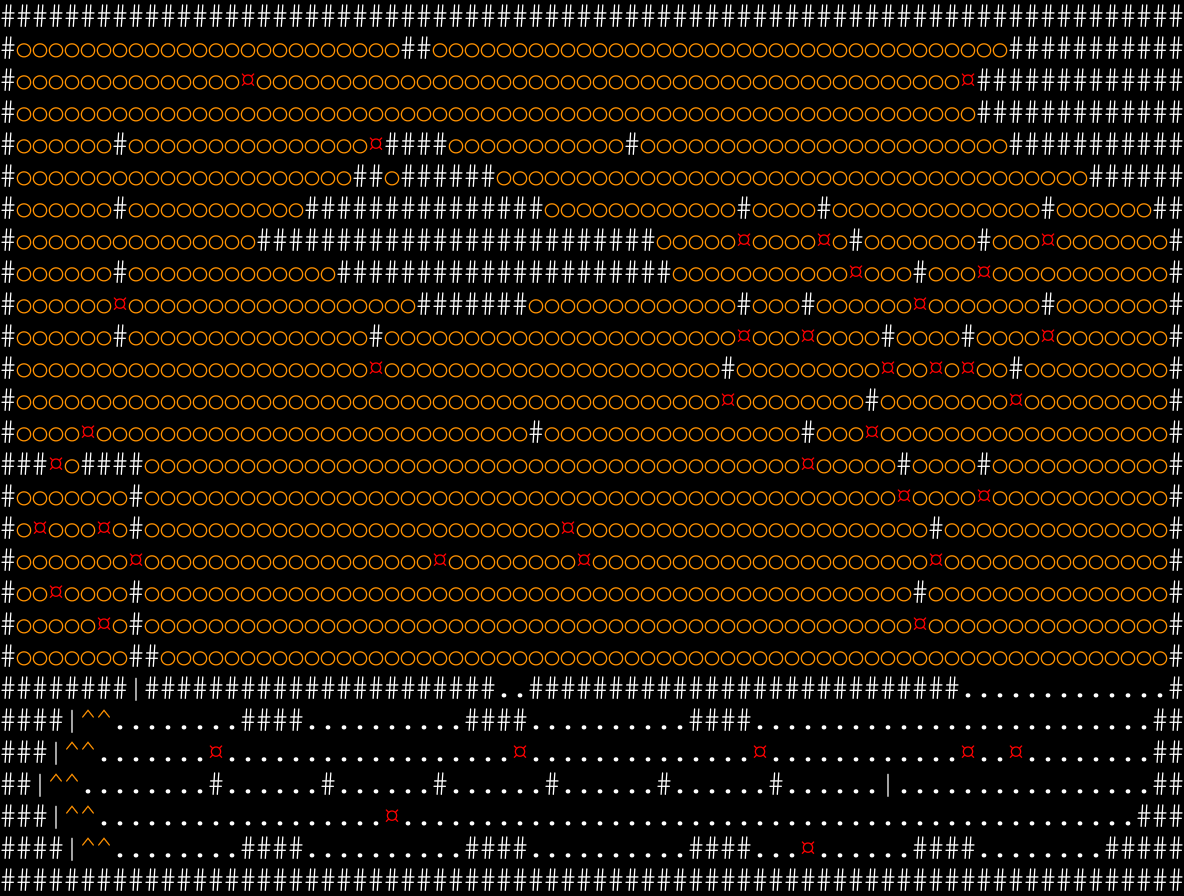

Rendered tile map (Tiled .tmx) drawn with the repository's tilesets; below, a short description and the map source with its tile grids summarised:
An orthogonal 74x28 tile map with 16x32 px tiles, 3 tile layers (Terrain, Foes, Orb).

<map version="1.10" tiledversion="1.11.2" orientation="orthogonal" renderorder="right-down" width="74" height="28" tilewidth="16" tileheight="32" infinite="0" nextlayerid="5" nextobjectid="3">
 <properties>
  <property name="fp_regen" type="int" value="4" />
  <property name="name" value="Tutorial: End" />
  <property name="senses" value="Self;Sight;Touch;Hearing" />
  <property name="timeline_length" type="int" value="100" />
  <property name="timeline_type" value="Asynchronous" />
 </properties>
 <tileset firstgid="1" source="tileset/editor.tsx" />
 <layer id="1" name="Terrain" width="74" height="28">
  <data>[2072 cells, 2072 non-empty, 4 distinct tile ids]</data>
 </layer>
 <layer id="3" name="Foes" width="74" height="28">
  <data>[2072 cells, 42 non-empty, 1 distinct tile ids]</data>
 </layer>
 <layer id="4" name="Orb" width="74" height="28">
  <data>[2072 cells, 1235 non-empty, 1 distinct tile ids]</data>
 </layer>
</map>
